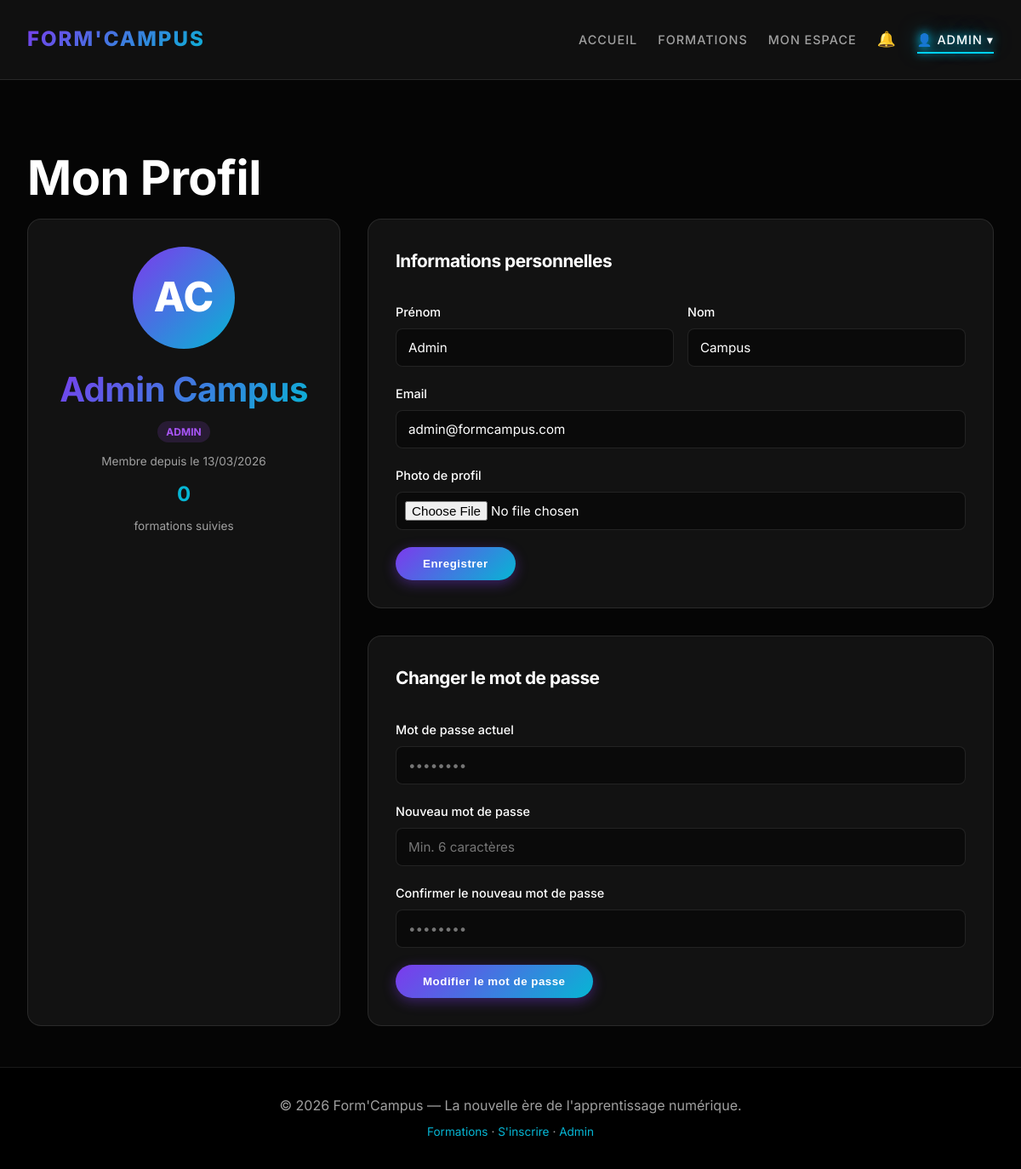
The app's page /profile.php (signed in) with its own data.
### tables this page shows
CREATE TABLE users (
    id         INT AUTO_INCREMENT PRIMARY KEY,
    nom        VARCHAR(100) NOT NULL,
    prenom     VARCHAR(100) NOT NULL,
    email      VARCHAR(150) NOT NULL UNIQUE,
    password   VARCHAR(255) NOT NULL,
    role       ENUM('USER','ADMIN') NOT NULL DEFAULT 'USER',
    statut     ENUM('ACTIF','SUSPENDU') NOT NULL DEFAULT 'ACTIF',
    avatar     VARCHAR(255) DEFAULT NULL,
    created_at DATETIME DEFAULT CURRENT_TIMESTAMP
);

### profile.php (the view, shortened to what this page needs)
<?php
require_once 'includes/db.php';
$user_id = $_SESSION['user_id'];
$stmt = $pdo->prepare("SELECT * FROM users WHERE id=:id");
$stmt->execute([':id'=>$user_id]);
$user = $stmt->fetch();
include 'includes/header.php';
?>
<h1>Mon Profil</h1>
<div class="profile-grid">
    <div class="stat-card" style="text-align:center;">
        <?php if (!empty($user['avatar'])): ?>
            <img id="avatarPreview" src="uploads/<?= htmlspecialchars($user['avatar']) ?>" class="avatar-preview" alt="Avatar">
        <?php else: ?>
            <div class="avatar-placeholder" id="avatarPlaceholder">
                <?= strtoupper(substr($user['prenom'],0,1) . substr($user['nom'],0,1)) ?>
            </div>
        <?php endif; ?>
        <h3 style="margin:.75rem 0 .25rem;"><?= htmlspecialchars($user['prenom'].' '.$user['nom']) ?></h3>
        <span class="status-badge <?= $user['role']==='ADMIN'?'role-admin':'role-user' ?>"><?= $user['role'] ?></span>
        <p style="color:var(--text-muted);font-size:.85rem;margin-top:.75rem;">
            Membre depuis le <?= date('d/m/Y', strtotime($user['created_at'])) ?>
        </p>
        <?php
        $nb_formations = $pdo->prepare("SELECT COUNT(*) FROM inscriptions WHERE user_id=:id");
        $nb_formations->execute([':id'=>$user_id]);
        ?>
        <p style="color:var(--accent-color);font-weight:700;font-size:1.5rem;margin:.5rem 0;"><?= $nb_formations->fetchColumn() ?></p>
        <p style="color:var(--text-muted);font-size:.85rem;margin:0;">formations suivies</p>
    </div>
    <div style="display:flex;flex-direction:column;gap:2rem;">
        <div class="stat-card" style="text-align:left;">
            <h2 style="margin-top:0;font-size:1.3rem;">Informations personnelles</h2>
            <form method="post" enctype="multipart/form-data">
                <div style="display:grid;grid-template-columns:1fr 1fr;gap:1rem;">
                    <div class="form-group">
                        <label>Prénom</label>
                        <input type="text" name="prenom" value="<?= htmlspecialchars($user['prenom']) ?>" required>
                    </div>
                    <div class="form-group">
                        <label>Nom</label>
                        <input type="text" name="nom" value="<?= htmlspecialchars($user['nom']) ?>" required>
                    </div>
                </div>
                <div class="form-group">
                    <label>Email</label>
                    <input type="email" name="email" value="<?= htmlspecialchars($user['email']) ?>" required>
                </div>
                <div class="form-group">
                    <label>Photo de profil</label>
                    <input type="file" id="avatar" name="avatar" accept="image/*">
                </div>
                <button type="submit" name="update_profile" class="btn">Enregistrer</button>
            </form>
        </div>
        <div class="stat-card" style="text-align:left;">
            <h2 style="margin-top:0;font-size:1.3rem;">Changer le mot de passe</h2>
            <form method="post">
                <div class="form-group">
                    <label>Mot de passe actuel</label>
                    <input type="password" name="current_password" required placeholder="••••••••">
                </div>
                <div class="form-group">
                    <label>Nouveau mot de passe</label>
                    <input type="password" name="new_password" required placeholder="Min. 6 caractères">
                </div>
                <div class="form-group">
                    <label>Confirmer le nouveau mot de passe</label>
                    <input type="password" name="confirm_password" required placeholder="••••••••">
                </div>
                <button type="submit" name="change_password" class="btn">Modifier le mot de passe</button>
            </form>
        </div>
    </div>
</div>
<?php include 'includes/footer.php'; ?>

### css/style.css (style rules this page uses)
:root { --bg-color: #050505; --card-bg: #121212; --card-hover: #1a1a1a; --text-color: #e0e0e0; --text-muted: #a0a0a0; --primary-color: #7c3aed; --accent-color: #06b6d4; --success-color: #22c55e; --error-color: #ef4444; --gradient-primary: linear-gradient(135deg, #7c3aed 0%, #06b6d4 100%); --gradient-glow: linear-gradient(135deg, rgba(124,58,237,.5) 0%, rgba(6,182,212,.5) 100%); --border-color: rgba(255,255,255,.1); --font-family: 'Inter', 'Segoe UI', Roboto, Helvetica, Arial, sans-serif; --shadow-glow: 0 0 20px rgba(124,58,237,.3); }
*, *::before, *::after { box-sizing: border-box; }
body { background-color: var(--bg-color); color: var(--text-color); font-family: var(--font-family); margin: 0; padding: 0; line-height: 1.6; min-height: 100vh; display: flex; flex-direction: column; }
h1, h2, h3 { color: #fff; font-weight: 700; letter-spacing: -.5px; }
h1 { font-size: 3.5rem; margin-bottom: 1rem; line-height: 1.1; }
h2 { font-size: 2rem; margin-bottom: 2rem; }
h3 { font-size: 1.5rem; margin-bottom: .5rem; }
.btn { display: inline-block; background: var(--gradient-primary); color: #fff; padding: 12px 32px; border-radius: 50px; text-decoration: none; font-weight: 600; letter-spacing: .5px; border: none; cursor: pointer; transition: transform .2s, box-shadow .2s; box-shadow: 0 4px 15px rgba(124,58,237,.4); }
.form-group { margin-bottom: 1.25rem; }
.form-group label { display: block; margin-bottom: .5rem; color: #fff; font-weight: 500; font-size: .9rem; }
input, textarea, select { background: #0a0a0a; border: 1px solid var(--border-color); color: #fff; padding: 12px 14px; border-radius: 8px; width: 100%; font-family: inherit; font-size: .95rem; transition: border-color .2s, box-shadow .2s; }
input[type="file"] { padding: 10px; cursor: pointer; }
.stat-card { background: var(--card-bg); border: 1px solid var(--border-color); border-radius: 16px; padding: 2rem; text-align: center; transition: transform .2s, box-shadow .2s; }
.stat-card h3 { font-size: 2.5rem; background: var(--gradient-primary); -webkit-background-clip: text; background-clip: text; -webkit-text-fill-color: transparent; margin: 0 0 .5rem; }
.stat-card p { color: var(--text-muted); margin: 0; font-size: .9rem; }
.status-badge { display: inline-block; padding: 3px 10px; border-radius: 20px; font-size: .75rem; font-weight: 700; text-transform: uppercase; }
.role-admin { background: rgba(168,85,247,.15); color: #a855f7; }
.profile-grid { display: grid; grid-template-columns: 1fr 2fr; gap: 2rem; }
.avatar-placeholder { width: 120px; height: 120px; border-radius: 50%; background: var(--gradient-primary); display: flex; align-items: center; justify-content: center; font-size: 3rem; font-weight: 800; color: #fff; margin: 0 auto 1rem; }

### records on screen
users: prenom+nom "AC", prenom+nom "Admin Campus", role "ADMIN", created_at "13/03/2026", prenom "Admin", nom "Campus", email "admin@formcampus.com"

### other values on screen
$_SESSION['user_prenom'] "ADMIN"
$nb_formations->fetchColumn() "0"
